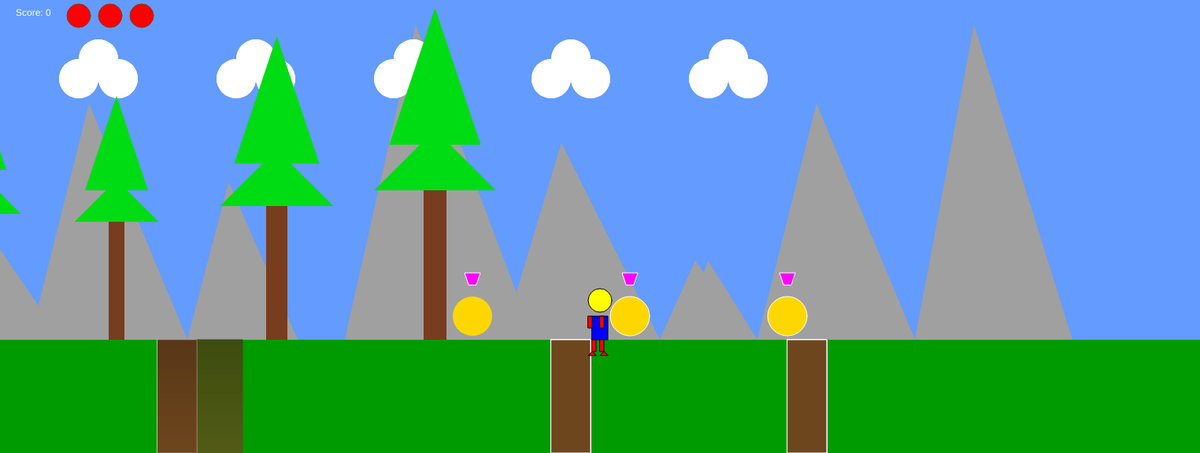
Frame 1 (no input)
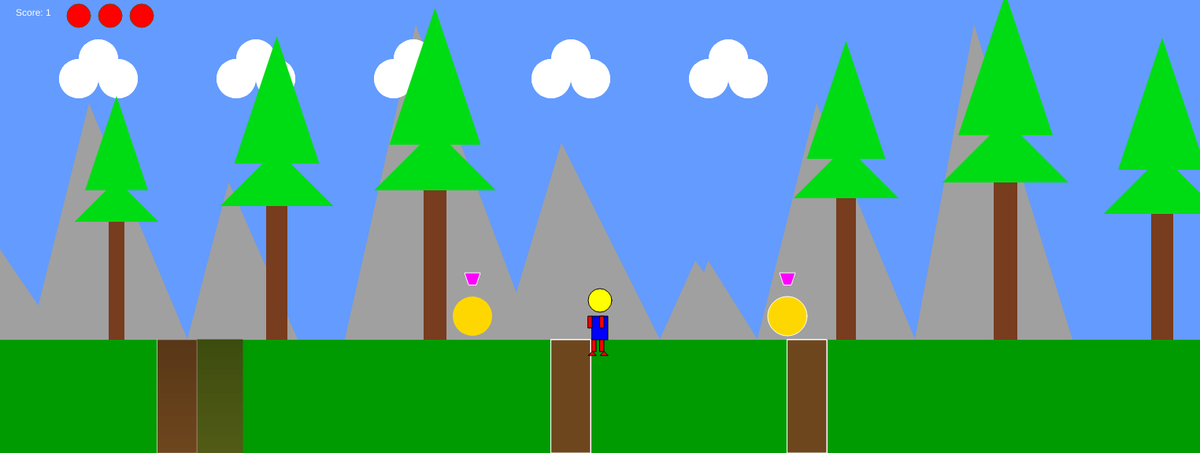
Frame 60 (no input)
Frame 120 (the mouse pressed at the canvas centre since frame 60): identical to frame 60, image omitted

The p5.js sketch that drew these frames (run headless with seeded random() and noise() and a simulated clock; from frame 60 on, the mouse is pressed at the canvas centre):

// p5.js sketch
// ── sketch.js
/*

The Game Project LEVEL 6


Game interaction

*/


var gameChar_x;
var gameChar_y;
var floorPos_y;

var character = {
  velocity: {
	
    y: 2
  }
};
var GRAVITY = 1;
var isLeft;
var isRight;
var isPlummeting;
var isFalling;
var isJumping;
var canyons 

var isGameOver;
var controls_active ;
var mountains;
var collectables 
var game_score;
var flagpole;
var lives;

function setup()
{
createCanvas(1524, 576);
backgroundX = 0;
floorPos_y = height * 3/4;
lives = 3;
startGame();
function startGame(){
gameChar_x = width/2 ;
gameChar_y = floorPos_y;

let isLeft = false;
let isRight = false;
let isPlummeting = false;
let isFalling = false;
let isJumping = false;
let controls_active = true;
game_score = 0;
canyons = [
{x_pos: 1000, width: 50, height: floorPos_y + 500},
{x_pos: 200, width: 50, height: floorPos_y + 500},
{x_pos: 700, width: 50, height: floorPos_y + 500},
// Add more canyons as needed
];
collectables= [
{x_pos: 600, y_pos: floorPos_y - 30, size: 50, isFound: false},
{x_pos: 800, y_pos: floorPos_y - 30, size: 50, isFound: false},
{x_pos: 1000, y_pos: floorPos_y - 30, size: 50, isFound: false},
// Add more collectables as needed
];
isOvercanyons = false;
isGameOver = false;

mountains  = [
{x_pos: 800, width: 100, height: 300},
{x_pos: 600, width: 120, height: 220},
{x_pos: 400, width: 100, height: 400},
{x_pos: 200, width: 100, height: 300},
{x_pos: 100, width: 50, height: 100},
{x_pos: 1000, width: 70, height: 200},
{x_pos: 1200, width: 120, height: 400},
{x_pos: 1400, width: 100, height: 250},
{x_pos: 1600, width: 60, height: 100},
// Add more mountains as needed
];


trees = [
{x_pos: 500, height: 200, trunkWidth: 30, width: 50}, // Tree between the mountains
{x_pos: 900, height: 150, trunkWidth: 20, width: 40}, // Tree on the side
{x_pos: 300, height: 180, trunkWidth: 25, width: 45}, // Additional tree
{x_pos: 700, height: 160, trunkWidth: 28, width: 48}, // Additional tree
{x_pos: 1100, height: 170, trunkWidth: 27, width: 47}, // Additional tree
{x_pos: 1300, height: 190, trunkWidth: 29, width: 49},// Add more trees as needed
];
}

flagpole = {x_pos: width * 3, isReached: false};


}
function draw()
  {
///////////DRAWING CODE//////////

background(100,155,255); //fill the sky blue

noStroke();
fill(0,155,0);
rect(0, floorPos_y, width, height - floorPos_y); //draw some green ground
for (let x = 0; x < width; x += width) {
    rect((x - gameChar_x) % width, floorPos_y, width, height - floorPos_y);
}

fill(255);
text("Score: " + game_score, 20, 20);


    if (gameChar_y < floorPos_y) {
  gameChar_y += 2; // adjust the value to make the character fall at the speed you want
  isFalling = true;
} 
else {
  isFalling = false;
}




//draw the canyons
  drawcanyons();
for(let i = 0; i < width; i+= width/3){
drawMountains(i);  
}
for(let i = 0; i < width; i+=width/2) {
drawClouds(i); 
}
drawTrees();

for(let i = 0; i < collectables.length; i++) {
  if (!collectables[i].isFound)

  {drawcollectables(collectables[i]);
  checkcollectables(collectables[i]);};
}
for(let i = 0; i < canyons.length; i++) {
  drawcanyons(canyons[i]);
  checkcanyons(canyons[i]);
}
renderFlagpole();

if (gameChar_y < floorPos_y) {
  if (isOvercanyons) {
    isPlummeting = true;
  } 
  else {
    gameChar_y += 2; // adjust the value to make the character fall at the speed you want
    isFalling = true;
  }
} 
else {
  isFalling = false;
}

if (!flagpole.isReached)
{
    checkFlagpole();
}
for (let i = 0; i <= 144; i++) {
  let gradient = lerpColor(color(80, 50, 20), color(110, 70, 30), i / 144);
  stroke(gradient);
  line(200, 432 + i, 308, 432 + i);
}
checkPlayerDie();
for (var i = 0; i < lives; i++)
{
    fill(255, 0, 0); // Red color
    ellipse( 100 + i * 40, 20, 30); // Draw a circle for each life
}
if (lives < 1)
{
    fill(255);
    textSize(25);
    text("Game over. Press space to continue.", width / 2, height / 2);
    return;
}

if (flagpole.isReached)
{
    fill(255);
    textSize(25);
    text("Level complete. Press space to continue.", width / 2, height / 2);
    return;
}

// check if the character is on or above the canyons
if (gameChar_x > canyons.x_pos && gameChar_x < canyons.x_pos + canyons.width) {
if (gameChar_y >= floorPos_y) {
  // if the character is on the floor, check if they are over the canyons
  if (gameChar_x - canyons.x_pos < 20 || canyons.x_pos + canyons.width - gameChar_x < 20) {
  // if the character is over the canyons, set the plummeting flag to true
  isPlummeting = true;
  }
} 
else {
  // if the character is in the air, set the plummeting flag to true
  isPlummeting = true;
}
if (gameChar_y >= height - 50 && gameChar_x >= canyons.x_pos && gameChar_x <= canyons.x_pos + canyons.width) {
      fill(0);
      textSize(32);
      text("Game over!", 100, height / 2);
    }

  

  }

// if the plummeting flag is true, make the character fall
if (isPlummeting) {
gameChar_y += 2;
isFalling = true;
}


//the game character
stroke(0)
if(isLeft && isFalling)
{
// add your jumping-left code
fill(255, 255, 0); // yellow
ellipse(gameChar_x, gameChar_y - 60, 30, 30); // head
fill(0, 0, 255); // blue
rect(gameChar_x - 15, gameChar_y - 40, 30, 40); // body
fill(255, 0, 0); // red
rect(gameChar_x - 20, gameChar_y - 30, 5, 15); // left hand
rect(gameChar_x + 10, gameChar_y - 30, 5, 15); // right hand
rect(gameChar_x - 15, gameChar_y, 5, 15); // left leg
rect(gameChar_x + 5, gameChar_y, 5, 15); // right leg
// fingers
for(let i = 0; i < 5; i++) {
    line(gameChar_x - 20, gameChar_y - 30 + i * 3, gameChar_x - 25, gameChar_y - 30 + i * 3); // left hand fingers
    line(gameChar_x + 15, gameChar_y - 30 + i * 3, gameChar_x + 20, gameChar_y - 30 + i * 3); // right hand fingers
}
// feet
triangle(gameChar_x - 15, gameChar_y + 15, gameChar_x - 20, gameChar_y + 20, gameChar_x - 10, gameChar_y + 20); // left foot
triangle(gameChar_x + 10, gameChar_y + 15, gameChar_x + 5, gameChar_y + 20, gameChar_x + 15, gameChar_y + 20); // right foot
}
else if(isRight && isFalling)
{
// add your jumping-right code
fill(255, 255, 0); // yellow
ellipse(gameChar_x, gameChar_y - 60, 30, 30); // head
fill(0, 0, 255); // blue
rect(gameChar_x - 15, gameChar_y - 40, 30, 40); // body
fill(255, 0, 0); // red
rect(gameChar_x - 15, gameChar_y - 30, 5, 15); // left hand
rect(gameChar_x + 5, gameChar_y - 30, 5, 15); // right hand
rect(gameChar_x - 10, gameChar_y, 5, 15); // left leg
rect(gameChar_x, gameChar_y, 5, 15); // right leg
// fingers
for(let i = 0; i < 5; i++) {
    line(gameChar_x - 15, gameChar_y - 30 + i * 3, gameChar_x - 20, gameChar_y - 30 + i * 3); // left hand fingers
    line(gameChar_x + 10, gameChar_y - 30 + i * 3, gameChar_x + 15, gameChar_y - 30 + i * 3); // right hand fingers
}
// feet
triangle(gameChar_x - 10, gameChar_y + 15, gameChar_x - 15, gameChar_y + 20, gameChar_x - 5, gameChar_y + 20); // left foot
triangle(gameChar_x, gameChar_y + 15, gameChar_x - 5, gameChar_y + 20, gameChar_x + 5, gameChar_y + 20); // right foot
}
else if(isLeft)
{
  // add your walking left code
  fill(255, 255, 0); // yellow
  ellipse(gameChar_x, gameChar_y - 50, 30, 30); // head
  fill(0, 0, 255); // blue
  rect(gameChar_x - 10, gameChar_y - 30, 20, 30); // body
  fill(255, 0, 0); // red
  rect(gameChar_x - 15, gameChar_y, 5, 15); // left leg
  rect(gameChar_x - 5, gameChar_y, 5, 15); // right leg
  // Hands
  fill(255, 0, 0); // red
  rect(gameChar_x - 20, gameChar_y - 30, 5, 15); // left hand
  rect(gameChar_x - 5, gameChar_y - 30, 5, 15); // right hand
  // Feet
  triangle(gameChar_x - 15, gameChar_y + 15, gameChar_x - 20, gameChar_y + 20, gameChar_x - 10, gameChar_y + 20); // left foot
  triangle(gameChar_x, gameChar_y + 15, gameChar_x - 5, gameChar_y + 20, gameChar_x + 5, gameChar_y + 20); // right foot
}
else if(isRight)
{
  // add your walking right code
  fill(255, 255, 0); // yellow
  ellipse(gameChar_x, gameChar_y - 50, 30, 30); // head
  fill(0, 0, 255); // blue
  rect(gameChar_x - 10, gameChar_y - 30, 20, 30); // body
  fill(255, 0, 0); // red
  rect(gameChar_x - 10, gameChar_y, 5, 15); // left leg
  rect(gameChar_x, gameChar_y, 5, 15); // right leg
  // Hands
  fill(255, 0, 0); // red
  rect(gameChar_x - 15, gameChar_y - 30, 5, 15); // left hand
  rect(gameChar_x, gameChar_y - 30, 5, 15); // right hand
  // Feet
  triangle(gameChar_x - 10, gameChar_y + 15, gameChar_x - 15, gameChar_y + 20, gameChar_x - 5, gameChar_y + 20); // left foot
  triangle(gameChar_x + 5, gameChar_y + 15, gameChar_x, gameChar_y + 20, gameChar_x + 10, gameChar_y + 20); // right foot
}
else if(isFalling || isPlummeting)
{
  // add your jumping facing forwards code
  fill(255, 255, 0); // yellow
  ellipse(gameChar_x, gameChar_y - 50, 30, 30); // head
  fill(0, 0, 255); // blue
  rect(gameChar_x - 10, gameChar_y - 30, 20, 30); // body
  fill(255, 0, 0); // red
  rect(gameChar_x - 10, gameChar_y, 5, 15); // left leg
  rect(gameChar_x, gameChar_y, 5, 15); // right leg
  // Hands
  fill(255, 0, 0); // red
  rect(gameChar_x - 15, gameChar_y - 30, 5, 15); // left hand
  rect(gameChar_x, gameChar_y - 30, 5, 15); // right hand
  // Feet
  triangle(gameChar_x - 10, gameChar_y + 15, gameChar_x - 15, gameChar_y + 20, gameChar_x - 5, gameChar_y + 20); // left foot
  triangle(gameChar_x + 5, gameChar_y + 15, gameChar_x, gameChar_y + 20, gameChar_x + 10, gameChar_y + 20); // right foot
}
else
{
// add your standing front facing code
fill(255, 255, 0); // yellow
ellipse(gameChar_x, gameChar_y - 50, 30, 30); // head
fill(0, 0, 255); // blue
rect(gameChar_x - 10, gameChar_y - 30, 20, 30); // body
fill(255, 0, 0); // red
rect(gameChar_x - 10, gameChar_y, 5, 15); // left leg
rect(gameChar_x, gameChar_y, 5, 15); // right leg
// Hands
fill(255, 0, 0); // red
rect(gameChar_x - 15, gameChar_y - 30, 5, 15); // left hand
rect(gameChar_x, gameChar_y - 30, 5, 15); // right hand
// Feet
triangle(gameChar_x - 10, gameChar_y + 15, gameChar_x - 15, gameChar_y + 20, gameChar_x - 5, gameChar_y + 20); // left foot
triangle(gameChar_x + 5, gameChar_y + 15, gameChar_x, gameChar_y + 20, gameChar_x + 10, gameChar_y + 20); // right foot
}


///////////INTERACTION CODE//////////
//Put conditional statements to move the game character below here
if (isLeft) {
  gameChar_x -= 5;
}

if (isRight) {
  gameChar_x += 5;
}
gameChar_x = gameChar_x % width;
if(gameChar_x > width) {
  gameChar_x = 0;
  }

if(isJumping) {
  gameChar_y -= 5; // Character goes up
  
  if(gameChar_y < floorPos_y) {
    isFalling = true; // Start falling
  } 
  else {
    isJumping = false; // Landed
  }
  
} 
else if(isFalling) {
  gameChar_y += 2; // Fall down
  
  if(gameChar_y >= floorPos_y) {
    isFalling = false; // Landed
  }
}

  // check if the character has successfully jumped over the canyons
  if(gameChar_x > canyons.x_pos && gameChar_x < canyons.x_pos + canyons.width)
  {
      if(gameChar_y >= floorPos_y && gameChar_y < floorPos_y + 10)
      {
          if(!isJumping && !isFalling)
          {
              fill(0);
              textSize(32);
              text("Game over!", 100, height / 2);
          }
      }
      else if(gameChar_y < floorPos_y && gameChar_y > floorPos_y - 100)
      {
          if(gameChar_x - canyons.x_pos > 20 && canyons.x_pos + canyons.width - gameChar_x > 20)
          {
              isJumping = true;
              gameChar_y -= 5;
          }
      }
  }
  if (abs(gameChar_x - flagpole.x_pos) < 5)
{
  flagpole.isReached = true;
}
  
}


function keyPressed() {
  console.log("keyPressed: " + key);
  console.log("keyPressed: " + keyCode);

  if (keyCode === 65) { // 'a' key
      console.log("left key");
      isLeft = true;
  } 
  else if (keyCode === 68) { // 'd' key
      console.log("right key");
      isRight = true;
  } 
  else if (keyCode === 32) { // spacebar
      if (!isFalling && !isPlummeting) {
          character.position.y -= 500;  // Adjust this value as needed
          isJumping = true;
      }
  
  }

  if (isPlummeting) {
      character.position.y += character.velocity.y;
      character.velocity.y += GRAVITY;
      if (character.position.y > height) {
          noLoop();
          console.log("Game over");
      }
  } 
  else {
      if (keyCode === 65) { // 'a' key
          character.isLeft();
      } 
      else if (keyCode === 68) { // 'd' key
          isRight();
      }
  }
}

function keyReleased() {
  console.log("keyReleased: " + key);
  console.log("keyReleased: " + keyCode);

  if (keyCode === 32 && !isFalling) {
      gameChar_y -= 300;
  } 
  else if (keyCode === 65) { // 'a' key
      console.log("left key");
      isLeft = false;
  } 
  else if (keyCode === 68) { // 'd' key
      console.log("right key");
      isRight = false;
  }
}



function drawcollectables(t_collectables) {
  if(t_collectables.isFound == false) {
  fill(255, 215, 0); //yellow color for the collectible
  ellipse(t_collectables.x_pos, t_collectables.y_pos , t_collectables.size);
  fill(255,0,255);
  stroke(255);
  strokeWeight(1);
  quad( t_collectables.x_pos -5, t_collectables.y_pos -40,
        t_collectables.x_pos -10, t_collectables.y_pos -55,
        t_collectables.x_pos +10, t_collectables.y_pos -55,
        t_collectables.x_pos +5, t_collectables.y_pos -40);
  }

}
function checkcollectables(t_collectables) {
if (dist(gameChar_x, gameChar_y, t_collectables.x_pos, t_collectables.y_pos) < 50) 
{
  t_collectables.isFound = true;
  game_score += 1;
}
}

function drawClouds() {
  // This is a simple cloud drawing function. You might want to customize it.
  fill(255);
  for(let i = 0; i < 5; i++) {
  let x = 100 + i * 200; // Adjust the starting position and interval as needed
  ellipse(x, 100, 50, 50);
  ellipse(x + 50, 100, 50, 50);
  ellipse(x + 25, 75, 50, 50);
  }
}

function drawMountains() {
  for(let i = 0; i < mountains.length; i++) {
    fill(160, 160, 160);
    triangle(mountains[i].x_pos - gameChar_x, floorPos_y, 
        mountains[i].x_pos + mountains[i].width * 2 - gameChar_x, // Increase the width of the mountains
        floorPos_y,
        mountains[i].x_pos + mountains[i].width * 1.5 / 2 - gameChar_x, // Adjust the peak of the mountain
        floorPos_y - mountains[i].height);

    // If the mountain is off the left edge of the screen
    if (mountains[i].x_pos - gameChar_x < -mountains[i].width * 2) {
      // Move it to the right edge of the screen
      mountains[i].x_pos += width;
    }

    // If the mountain is off the right edge of the screen
    if (mountains[i].x_pos - gameChar_x > width) {
      // Move it to the left edge of the screen
      mountains[i].x_pos -= width;
    }
  }
}


function drawTrees() {
  for(let i = 0; i < trees.length; i++) {
    // Draw the trunk
    fill(120, 60, 30);
    rect(trees[i].x_pos - gameChar_x, floorPos_y - trees[i].height, 
      trees[i].trunkWidth, trees[i].height);

    // Calculate the size of the triangles
    let foliageWidth = trees[i].trunkWidth * 8; // Increase the size of the triangles

    // Draw the lower triangle
    fill(0, 220, 20);
    triangle(trees[i].x_pos + trees[i].trunkWidth/2 - foliageWidth/3 - gameChar_x, floorPos_y - trees[i].height, // Increase the size of the lower triangle
        trees[i].x_pos + trees[i].trunkWidth/2 + foliageWidth/3 - gameChar_x, floorPos_y - trees[i].height, 
        trees[i].x_pos + trees[i].trunkWidth/2 - gameChar_x, floorPos_y - trees[i].height - foliageWidth/3);

    // Draw the upper triangle
    fill(0, 220, 20);
    triangle(trees[i].x_pos + trees[i].trunkWidth/2 - foliageWidth/4 - gameChar_x, floorPos_y - trees[i].height - foliageWidth/4, // Lower the position and increase the size of the upper triangle
        trees[i].x_pos + trees[i].trunkWidth/2 + foliageWidth/4 - gameChar_x, floorPos_y - trees[i].height - foliageWidth/4, 
        trees[i].x_pos + trees[i].trunkWidth/2 - gameChar_x, floorPos_y - trees[i].height - foliageWidth);

    // If the tree is off the left edge of the screen
    if (trees[i].x_pos - gameChar_x < -trees[i].trunkWidth) {
      // Move it to the right edge of the screen
      trees[i].x_pos += width;
    }

    // If the tree is off the right edge of the screen
    if (trees[i].x_pos - gameChar_x > width) {
      // Move it to the left edge of the screen
      trees[i].x_pos -= width;
    }
  }
}

function drawcanyons() {
for(let i = 0; i < canyons.length; i++) {
  fill(80, 50, 20);
  rect(canyons[i].x_pos, 432, canyons[i].width, 144);
  fill(110, 70, 30);
  rect(canyons[i].x_pos + canyons[i].width / 2 - 25, 432, 50, 144);
}
}

function checkcanyons(t_canyons) {
if (gameChar_x > t_canyons.x_pos && gameChar_x < t_canyons.x_pos + t_canyons.width && gameChar_y >= floorPos_y) {
  isPlummeting = true;
}
}
function renderFlagpole()
{
  push();
  strokeWeight(5);
  stroke(180);
  line(flagpole.x_pos, floorPos_y, flagpole.x_pos, floorPos_y - 300); // Draw the pole

  if (flagpole.isReached)
  {
      fill(255, 0, 0); // Red flag when reached
  }
  else
  {
      fill(0, 255, 0); // Green flag when not reached
  }

  noStroke();
  rect(flagpole.x_pos, floorPos_y - 300 , 50, 30); // Draw the flag
  pop();
}
function checkFlagpole()
{
  var d = abs(gameChar_x - flagpole.x_pos);
  if(d < 10)
  {
      flagpole.isReached = true;
  }
}
function checkPlayerDie()
{
  if (gameChar_y > height)
  {
      lives -= 1;
      if (lives > 0)
      {
          startGame();
      }
      else
      {
          console.log("Game Over");
          // Here you can add any other code you want to execute when the game is over
      }
  }
}
